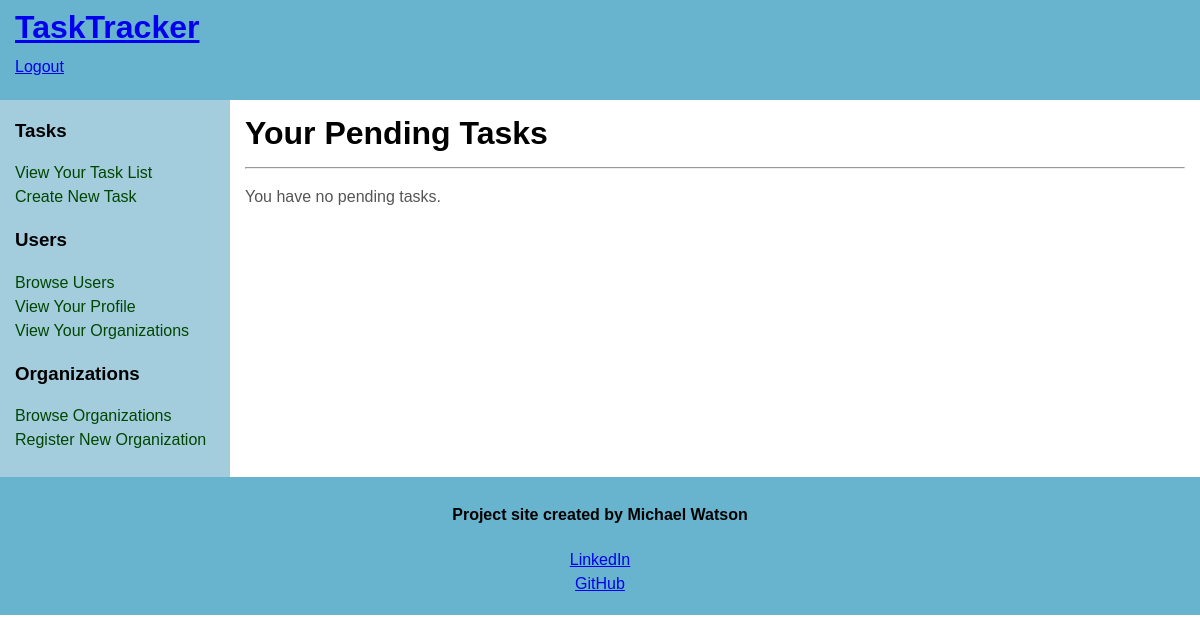
The app's page /tasks/Test2 (signed in), older data.
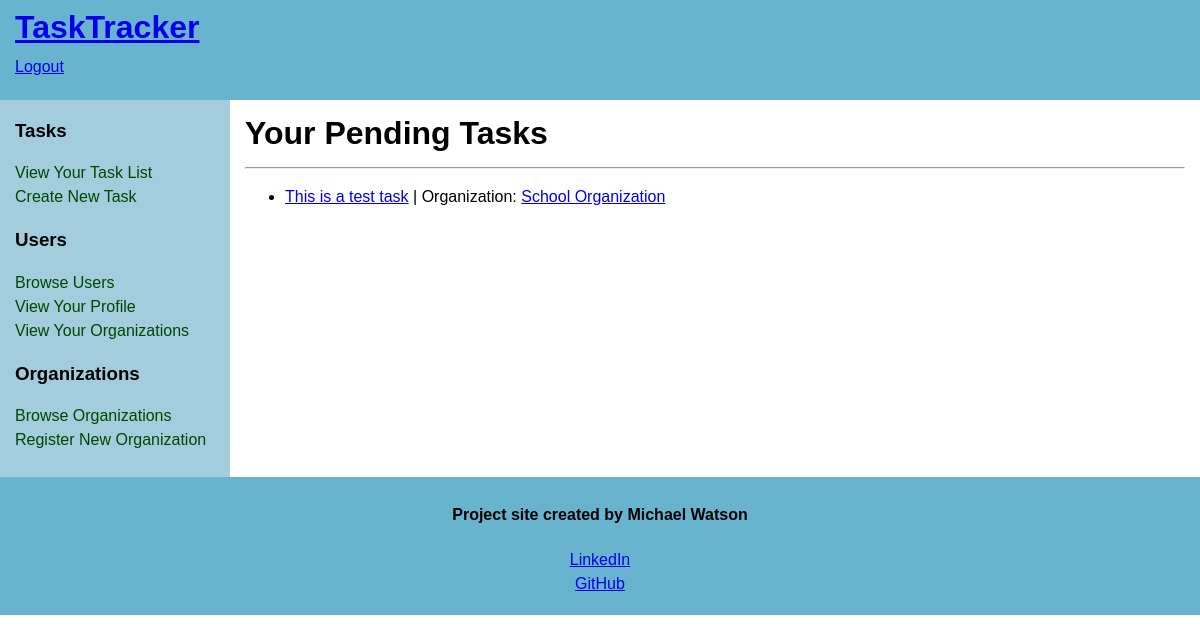
The same page, newer data.
### models.py (models this page shows, shortened)
class Task(db.Model):
    __tablename__ = 'tasks'
    id = db.Column(db.Integer(), primary_key=True)
    name = db.Column(db.String(45), index=True, nullable=False)
    taskComplete = db.Column(db.Boolean(), default=False, nullable=False, index=True)
    organizationId = db.Column(db.Integer(), db.ForeignKey('organizations.id'), nullable=False, index=True)
    assignedToUserId = db.Column(db.Integer(), db.ForeignKey('users.id'), index=True)
    details = db.relationship('TaskDetail', backref='task', lazy='dynamic', cascade='all, delete-orphan')

class Organization(db.Model):
    __tablename__ = 'organizations'
    id = db.Column(db.Integer(), primary_key=True)
    name = db.Column(db.String(45), index=True, unique=True, nullable=False)
    about = db.Column(db.Text(255), index=True)
    address = db.Column(db.Text(255), index=True, nullable=False)
    contactUserId = db.Column(db.Integer(), index=True, nullable=False)
    users = db.relationship('User', secondary='organization_user_junction', back_populates='organizations', lazy='dynamic', cascade='all') #set relationship to junction table
    tasks = db.relationship('Task', backref='organization', lazy='dynamic', cascade='all, delete-orphan')

### routes.py (the view)
@app.route('/tasks/<username>')
@login_required
def tasks(username):
    if current_user.is_authenticated:
        tasks = User.query.filter_by(username=username).first_or_404().tasks.all()
        return render_template('tasks.html', title='Your TaskTracker Tasks', tasks=tasks)
    else:
        flash('Please login to view your task list')
        return redirect(url_for('login', _external=True, _scheme="HTTPS"))

### models.py (called while the page is built)
@loginManager.user_loader #load user for login manager
def load_user(id):
    return User.query.get(int(id))

### templates/tasks.html
{% extends 'base.html' %}
{% block content %}
    <main>
        <div id="content">
            <div class="innertube">
                <h1>Your Pending Tasks</h1><hr>
                    {% if tasks %}
                        {% for task in tasks %}
                            <ul>
                                <li><a href="{{ url_for('taskDetails', taskId=task.id) }}">{{ task.name }}</a> | Organization: <a href="{{ url_for('organizationProfile', name=task.organization.name) }}">{{ task.organization.name }}</a></li>
                            </ul>
                        {% endfor %}
                    {% else %}
                        <p>You have no pending tasks.</p>
                    {% endif %}
            </div>
        </div>
    </main>
{% endblock %}

### templates/base.html (shortened to what this page needs)
<!DOCTYPE html>
<html>
	<head>
	</head>
	<body>
		<header id="header">
			<div class="innertube">
				<h1><a href="{{ url_for('landingPage') }}">TaskTracker</a></h1>
					<p>
						{% if not current_user.is_authenticated %}
							<a href="{{ url_for('login') }}">Login</a>
						{% else %}
							<a href="{{ url_for('logout') }}">Logout</a>
						{% endif %}
					</p>
			</div>
		</header>
		<div id="wrapper">
        {% block content %}{% endblock %}
            <nav id="nav">
				<div class="innertube">
					<h3>Tasks</h3>
						<ul>
							<li><a href="{{ url_for('tasks', username=current_user.username) }}">View Your Task List</a></li>
							<li><a href="{{ url_for('taskCreation') }}">Create New Task</a></li>
						</ul>
					<h3>Users</h3>
						<ul>
							<li><a href="{{ url_for('userBrowse') }}">Browse Users</a></li>
							<li><a href="{{ url_for('userProfile', username=current_user.username) }}">View Your Profile</a></li>
							<li><a href="{{ url_for('userOrganizations', username=current_user.username) }}">View Your Organizations</a></li>
						</ul>
					<h3>Organizations</h3>
						<ul>
							<li><a href="{{ url_for('organizationBrowse') }}">Browse Organizations</a></li>
							<li><a href="{{ url_for('organizationRegistration') }}">Register New Organization</a></li>
						</ul>
				</div>
			</nav>
		</div>
		<footer id="footer">
			<div class="innertube">
				<h4>Project site created by Michael Watson</h4>
                    <a href="https://www.linkedin.com/in/mdwatson988/" target="_blank" rel="noopener noreferrer">LinkedIn</a><br>
                    <a href="https://github.com/mdwatson988" target="_blank" rel="noopener noreferrer">GitHub</a>
			</div>
		</footer>
	</body>
</html>

### templates/base.html (style rules this page uses)
body { margin:0; padding:0; font-family: Sans-Serif; line-height: 1.5em; }
#header { background: rgb(104, 180, 206); height: 100px; }
#header h1 { margin: 0; padding-top: 15px; }
main { padding-bottom: 10010px; margin-bottom: -10000px; float: left; width: 100%; }
#nav { padding-bottom: 10010px; margin-bottom: -10000px; float: left; width: 230px; margin-left: -100%; background: rgb(163, 204, 221); }
#footer { clear: left; width: 100%; background: rgb(104, 180, 206); text-align: center; padding: 4px 0; }
#wrapper { overflow: hidden; }
#content { margin-left: 230px; }
.innertube { margin: 15px; margin-top: 0; }
p { color: #555; }
nav ul { list-style-type: none; margin: 0; padding: 0; }
nav ul a { color: rgb(1, 70, 1); text-decoration: none; }

Row changes from the older to the newer data that the page shows:
added Task: name "This is a test task", organization.name "School Organization"
Text that changed along with them:
text no longer shown: "You have no pending tasks."
